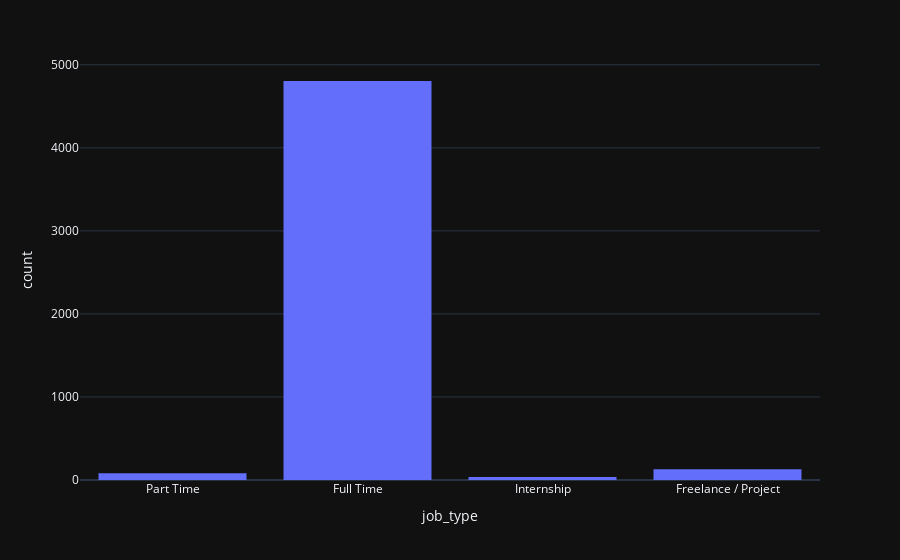

Notebook code for this chart:
### Code cell
import plotly.express as px
px.histogram(df,x='job_type',barmode='group', template='plotly_dark')
#full time jobs are the most frequent

### Figure 1 — Plotly figure (JSON) as saved in the notebook; plotly's stock layout.template omitted (floating-point values rounded to 4 significant figures; data arrays with more than 128 entries replaced by an {"elided": "..."} marker saying what was removed)
{"data": [{"alignmentgroup": "True", "bingroup": "x", "hovertemplate": "job_type=%{x}<br>count=%{y}<extra></extra>", "legendgroup": "", "marker": {"color": "#636efa", "pattern": {"shape": ""}}, "name": "", "offsetgroup": "", "orientation": "v", "showlegend": false, "type": "histogram", "x": {"elided": "5050 str values"}, "xaxis": "x", "yaxis": "y"}], "layout": {"barmode": "group", "legend": {"tracegroupgap": 0}, "margin": {"t": 60}, "xaxis": {"anchor": "y", "domain": [0, 1], "title": {"text": "job_type"}}, "yaxis": {"anchor": "x", "domain": [0, 1], "title": {"text": "count"}}}}
